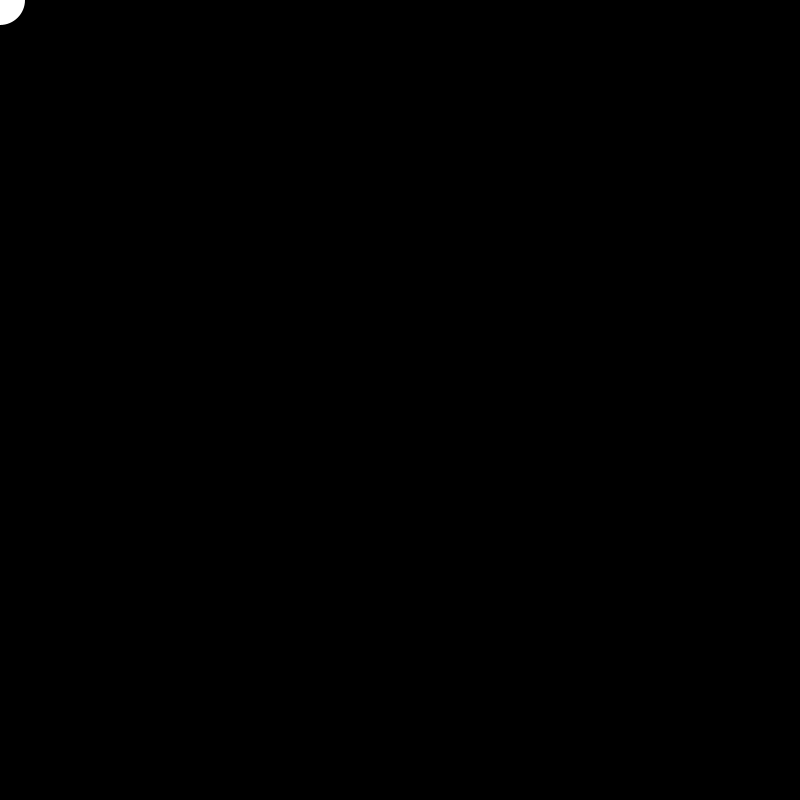
Frame 1 (no input)
Frame 60 (the mouse pressed at the canvas centre just before this capture): identical to frame 1, image omitted
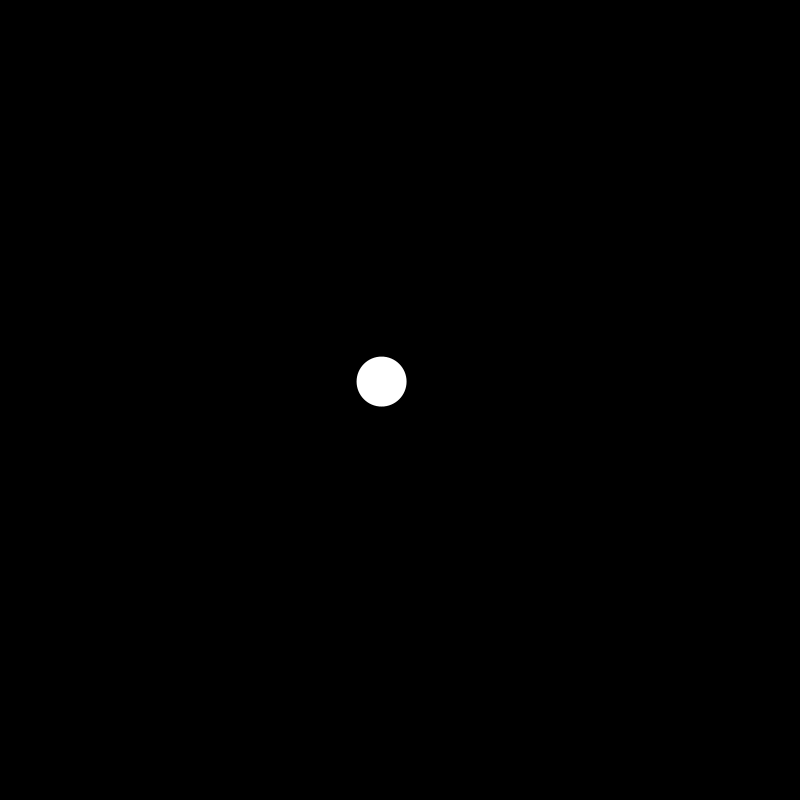
Frame 120 (the mouse held since frame 60 and released just before this capture)

The Processing sketch that drew these frames (run headless with seeded random() and noise(); from frame 60 on, the mouse is pressed at the canvas centre):

// Processing sketch: sketch_1_5_easing
// ── sketch_1_5_easing.pde
// reference https://processing.org/examples/easing.html

float x, y;
float easing = 0.05;

void setup() {
  size(800, 800); 
  noStroke();  

}

void draw() { 
  background(0);

  float targetX = mouseX;
  float dx = targetX - x;
  x += dx * easing;
  
  float targetY = mouseY;
  float dy = targetY - y;
  y += dy * easing;
  
  ellipse(x, y, 50, 50);

}
